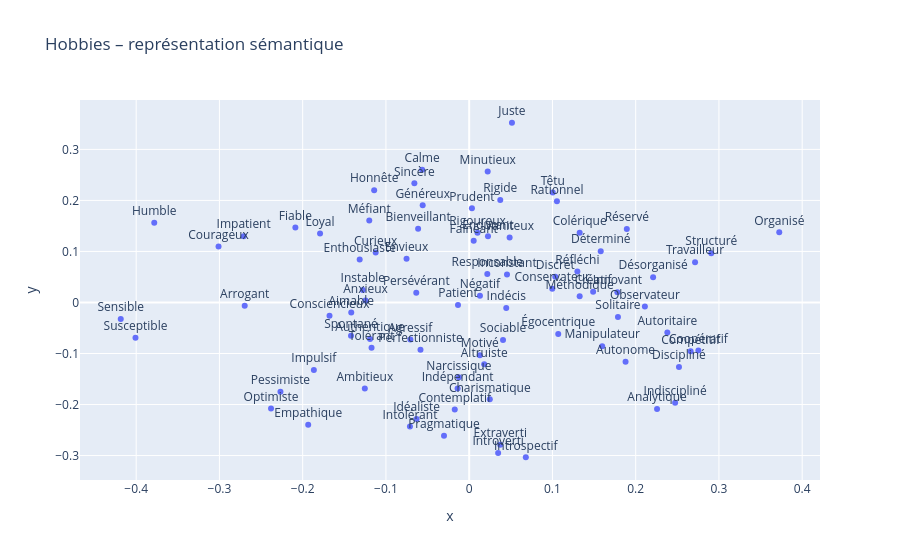

The notebook cell saved with this chart:
### Code cell
import plotly.express as px

fig = px.scatter(
    x=vectors_2d_2[:, 0],
    y=vectors_2d_2[:, 1],
    text=hobbies,
    title="Hobbies – représentation sémantique"
)

fig.update_traces(textposition='top center')
fig.show()

### Figure 1 — Plotly figure (JSON) as saved in the notebook; plotly's stock layout.template omitted (floating-point values rounded to 4 significant figures)
{"data": [{"hovertemplate": "x=%{x}<br>y=%{y}<br>text=%{text}<extra></extra>", "legendgroup": "", "marker": {"color": "#636efa", "symbol": "circle"}, "mode": "markers+text", "name": "", "orientation": "v", "showlegend": false, "text": ["Altruiste", "Ambitieux", "Aimable", "Authentique", "Bienveillant", "Calme", "Charismatique", "Consciencieux", "Coopératif", "Courageux", "Créatif", "Curieux", "Déterminé", "Discipliné", "Empathique", "Endurant", "Enthousiaste", "Fiable", "Généreux", "Honnête", "Humble", "Indépendant", "Innovant", "Juste", "Loyal", "Méthodique", "Motivé", "Optimiste", "Organisé", "Patient", "Persévérant", "Prudent", "Responsable", "Rigoureux", "Sincère", "Sociable", "Tolérant", "Travailleur", "Analytique", "Autonome", "Compétitif", "Conservateur", "Contemplatif", "Discret", "Introverti", "Extraverti", "Idéaliste", "Indécis", "Introspectif", "Méfiant", "Minutieux", "Observateur", "Perfectionniste", "Pragmatique", "Rationnel", "Réfléchi", "Réservé", "Sensible", "Solitaire", "Spontané", "Structuré", "Agressif", "Anxieux", "Arrogant", "Autoritaire", "Colérique", "Désorganisé", "Égocentrique", "Envieux", "Fainéant", "Impatient", "Impulsif", "Inconstant", "Indiscipliné", "Instable", "Intolérant", "Manipulateur", "Narcissique", "Négatif", "Pessimiste", "Rigide", "Susceptible", "Têtu", "Vaniteux"], "textposition": "top center", "type": "scatter", "x": [0.01803, -0.1254, -0.1416, -0.1191, -0.06133, -0.05647, 0.02476, -0.1678, 0.2753, -0.3011, 0.1489, -0.1123, 0.158, 0.252, -0.1934, 0.02257, -0.1315, -0.2088, -0.05585, -0.1141, -0.3783, -0.01393, 0.178, 0.05138, -0.1791, 0.1327, 0.01275, -0.238, 0.3724, -0.01345, -0.06354, 0.003295, 0.02175, 0.01001, -0.06584, 0.04065, -0.1173, 0.2713, 0.2256, 0.1878, 0.266, 0.09981, -0.01733, 0.1034, 0.03479, 0.03733, -0.0632, 0.04451, 0.06803, -0.12, 0.02223, 0.211, -0.05849, -0.03025, 0.1054, 0.13, 0.1893, -0.4185, 0.1787, -0.1419, 0.2908, -0.07066, -0.1245, -0.2696, 0.238, 0.1327, 0.2209, 0.107, -0.07525, 0.005426, -0.2709, -0.1866, 0.04543, 0.2474, -0.1278, -0.07117, 0.1598, -0.01236, 0.01293, -0.2267, 0.03733, -0.4008, 0.1003, 0.04859], "xaxis": "x", "y": [-0.1213, -0.1688, -0.01979, -0.07143, 0.1444, 0.26, -0.1897, -0.02614, -0.09405, 0.1098, 0.02119, 0.09801, 0.1006, -0.1262, -0.2395, 0.1296, 0.08424, 0.1472, 0.1904, 0.22, 0.1564, -0.1684, 0.02028, 0.3522, 0.1351, 0.01214, -0.1034, -0.2079, 0.1375, -0.004969, 0.01906, 0.1846, 0.05564, 0.1367, 0.2336, -0.07337, -0.08855, 0.07889, -0.2085, -0.1162, -0.09569, 0.02702, -0.2098, 0.05039, -0.2948, -0.2789, -0.2281, -0.01073, -0.3033, 0.1606, 0.2565, -0.007788, -0.09246, -0.2612, 0.1982, 0.06065, 0.1442, -0.03257, -0.02852, -0.06544, 0.09656, -0.07274, 0.004087, -0.006336, -0.05865, 0.1368, 0.04967, -0.06165, 0.08552, 0.1209, 0.1299, -0.1322, 0.05472, -0.1965, 0.02456, -0.2432, -0.08571, -0.1467, 0.01325, -0.1749, 0.2006, -0.06898, 0.2158, 0.1273], "yaxis": "y"}], "layout": {"legend": {"tracegroupgap": 0}, "title": {"text": "Hobbies – représentation sémantique"}, "xaxis": {"anchor": "y", "domain": [0, 1], "title": {"text": "x"}}, "yaxis": {"anchor": "x", "domain": [0, 1], "title": {"text": "y"}}}}
